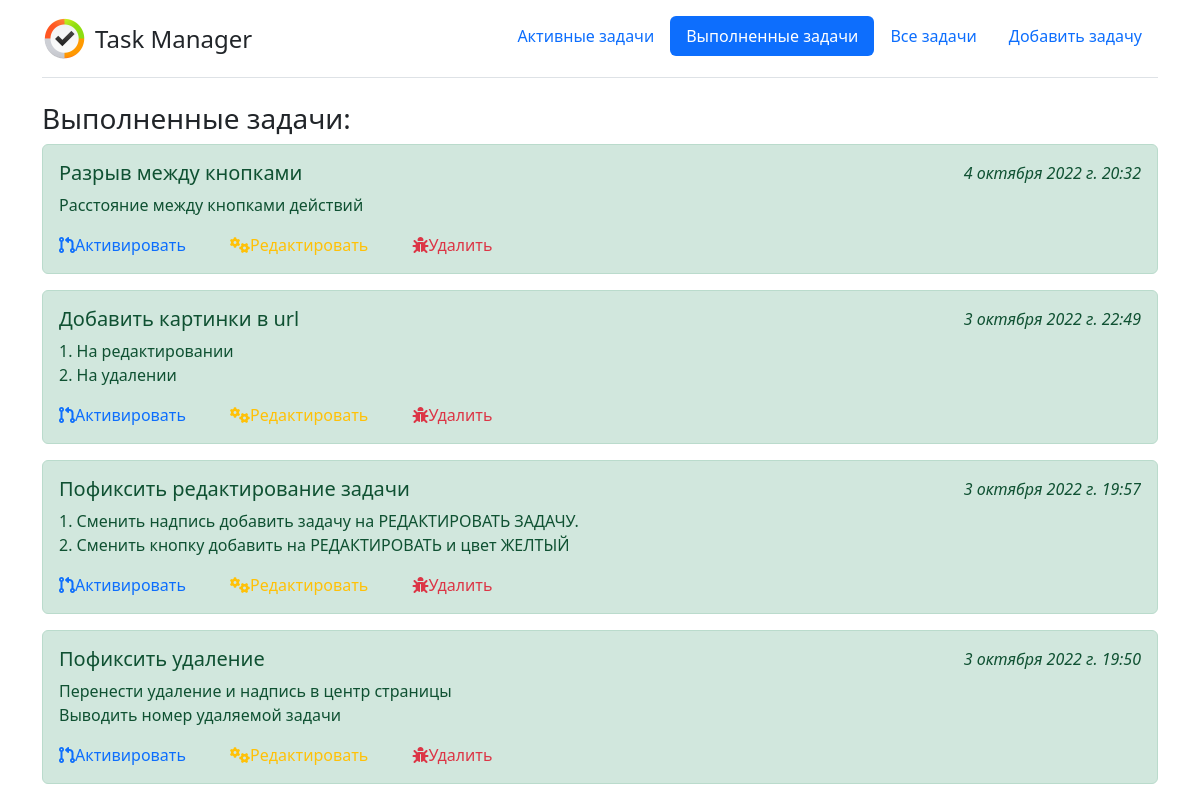
/didTask/, run on the app's committed database.
### Main/models.py (models this page shows, shortened)
class Task(models.Model):
    title = models.CharField(max_length=255)
    task = models.TextField()
    time_create = models.DateTimeField(auto_now_add=True)
    time_update = models.DateTimeField(auto_now=True)
    done = models.BooleanField(default=False)
    def get_absolute_url(self):
        return f'/update/{self.pk}'  # reverse('updateTask', kwargs={'task_id': self.pk})
    class Meta:
        verbose_name = 'Задача'
        verbose_name_plural = 'Задачи'

### Main/views.py (the view)
# urls.py: path('didTask/', DidTask.as_view(), name='didTask'),
class DidTask(ListView):
    model = Task
    template_name = 'Main/index.html'
    extra_context = {'title': 'Выполненные задачи', 'page': 'didTask'}
    context_object_name = 'tasks'
    def get_queryset(self):
        return Task.objects.filter(done=True).order_by('-time_update')

### Main/templates/Main/index.html
{% extends 'Main/base.html' %}
{% block body %}
{% if page == 'activeTask' %}
<h3>Активные задачи:</h3>
{% elif page == 'didTask' %}
<h3>Выполненные задачи:</h3>
{% elif page == 'allTask' %}
<h3>Все задачи:</h3>
{% endif %}
{% if tasks %}
{% for el in tasks %}
{% if el.done %}
<div class="alert alert-success mt-2">
    {% else %}
    <div class="alert alert-warning mt-2">
        {% endif %}
        <div class="hidd">
            <h5 class="position_left">{{ el.title |linebreaksbr }}</h5>
            <i class="position_right">{{ el.time_update }}</i>
        </div>
        <p>{{ el.task |linebreaksbr }}</p>
        {% if el.done == False %}
        <a href="{% url 'readyTask' el.pk %}" class="text-success" id="marg"><i class="fa-solid fa-folder-open"></i>Выполнено</a>
        {% else %}
        <a href="{% url 'activateTask' el.pk %}" class="text-primary" id="marg2"><i
                class="fa-solid fa-code-pull-request"></i>Активировать</a>
        {% endif %}
        <a href="{{ el.get_absolute_url }}" class="text-warning" id="marg3"><i class="fa-solid fa-gears"></i>Редактировать</a>
        <a href="{% url 'deleteTask' el.pk %}" class="text-danger"><i class="fa-solid fa-bug"></i>Удалить</a>
    </div>
    {% endfor %}
    {% else %}
    <h4 class="text-danger">Отсутствуют</h4>
    {% if page != 'didTask' %}
    <a href="{% url 'addTask' %}">Добавить задачу</a>
    {% endif %}
    {% endif %}
{% endblock %}

### Main/static/Main/css/style.css (style rules this page uses)
a { text-decoration: none; }
.position_left { float: left; }
.position_right { float: right; }
.hidd { overflow: hidden; }
#marg2 { margin-right: 40px; }
#marg3 { margin-right: 40px; }

### data on the page
Task: title "Разрыв между кнопками", time_update "4 октября 2022 г. 20:32", task "Расстояние между кнопками действий", done True (drawn)
Task: title "Добавить картинки в url", time_update "3 октября 2022 г. 22:49", task "1. На редактировании 2. На удалении", done True (drawn)
Task: title "Пофиксить редактирование задачи", time_update "3 октября 2022 г. 19:57", task "1. Сменить надпись добавить задачу на РЕДАКТИРОВАТЬ ЗАДАЧУ. 2. Сменить кнопку добавить на РЕДАКТИРОВАТЬ и цвет ЖЕЛТЫЙ", done True (drawn)
Task: title "Пофиксить удаление", time_update "3 октября 2022 г. 19:50", task "Перенести удаление и надпись в центр страницы Выводить номер удаляемой задачи", done True (drawn)
